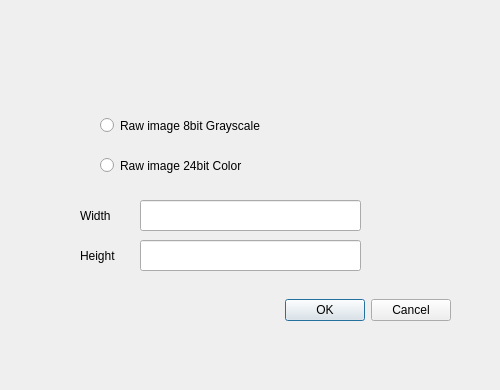
<?xml version="1.0" encoding="UTF-8"?>
<ui version="4.0">
 <class>Dialog</class>
 <widget class="QDialog" name="Dialog">
  <property name="geometry">
   <rect>
    <x>0</x>
    <y>0</y>
    <width>500</width>
    <height>390</height>
   </rect>
  </property>
  <property name="windowTitle">
   <string>Dialog</string>
  </property>
  <widget class="QDialogButtonBox" name="buttonBox">
   <property name="geometry">
    <rect>
     <x>250</x>
     <y>290</y>
     <width>201</width>
     <height>41</height>
    </rect>
   </property>
   <property name="orientation">
    <enum>Qt::Horizontal</enum>
   </property>
   <property name="standardButtons">
    <set>QDialogButtonBox::Cancel|QDialogButtonBox::Ok</set>
   </property>
  </widget>
  <widget class="QLabel" name="width">
   <property name="geometry">
    <rect>
     <x>80</x>
     <y>200</y>
     <width>41</width>
     <height>31</height>
    </rect>
   </property>
   <property name="text">
    <string>Width</string>
   </property>
  </widget>
  <widget class="QLabel" name="height">
   <property name="geometry">
    <rect>
     <x>80</x>
     <y>240</y>
     <width>41</width>
     <height>31</height>
    </rect>
   </property>
   <property name="text">
    <string>Height</string>
   </property>
  </widget>
  <widget class="QRadioButton" name="GrayScaleButton">
   <property name="geometry">
    <rect>
     <x>100</x>
     <y>110</y>
     <width>281</width>
     <height>31</height>
    </rect>
   </property>
   <property name="text">
    <string>Raw image 8bit Grayscale</string>
   </property>
  </widget>
  <widget class="QRadioButton" name="ColorButton">
   <property name="geometry">
    <rect>
     <x>100</x>
     <y>150</y>
     <width>301</width>
     <height>31</height>
    </rect>
   </property>
   <property name="text">
    <string>Raw image 24bit Color</string>
   </property>
  </widget>
  <widget class="QLineEdit" name="lineEdit">
   <property name="geometry">
    <rect>
     <x>140</x>
     <y>200</y>
     <width>221</width>
     <height>31</height>
    </rect>
   </property>
  </widget>
  <widget class="QLineEdit" name="lineEdit_2">
   <property name="geometry">
    <rect>
     <x>140</x>
     <y>240</y>
     <width>221</width>
     <height>31</height>
    </rect>
   </property>
  </widget>
 </widget>
 <resources/>
 <connections>
  <connection>
   <sender>buttonBox</sender>
   <signal>accepted()</signal>
   <receiver>Dialog</receiver>
   <slot>close()</slot>
   <hints>
    <hint type="sourcelabel">
     <x>428</x>
     <y>308</y>
    </hint>
    <hint type="destinationlabel">
     <x>474</x>
     <y>359</y>
    </hint>
   </hints>
  </connection>
 </connections>
</ui>
